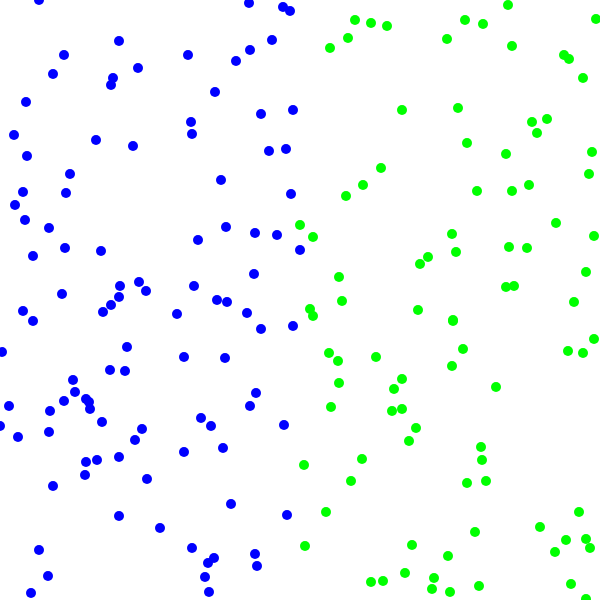
Frame 1 (no input)
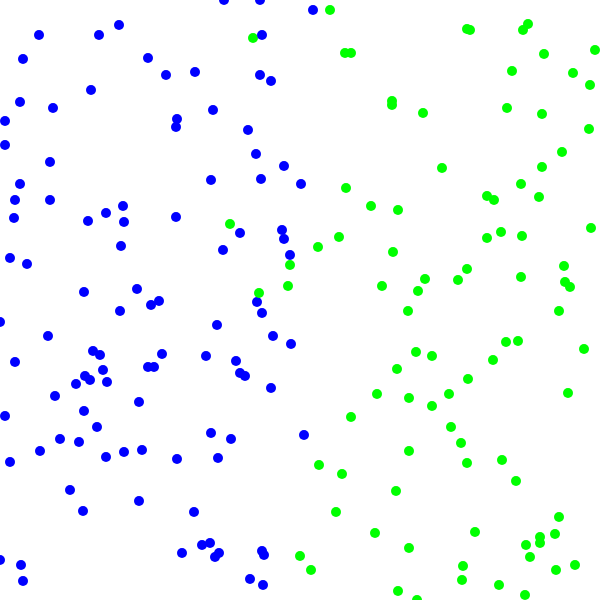
Frame 60 (no input)
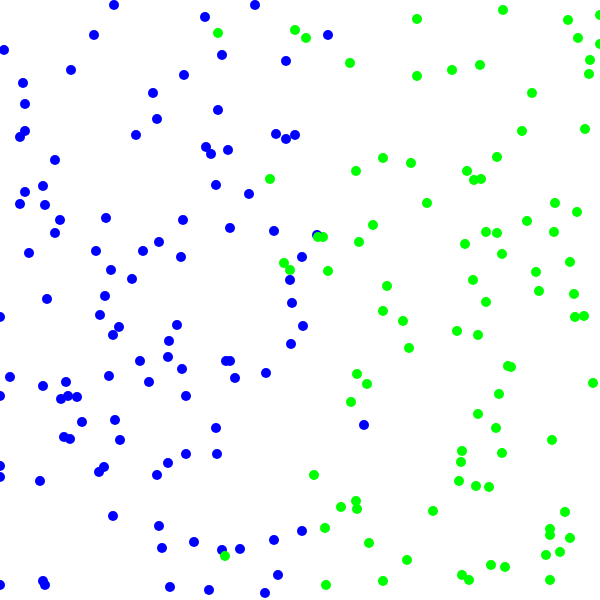
Frame 120 (the mouse pressed at the canvas centre since frame 60)

The p5.js sketch that drew these frames (run headless with seeded random() and noise() and a simulated clock; from frame 60 on, the mouse is pressed at the canvas centre):

// p5.js sketch
// ── sketch.js
const TOTAL_PARTICLES = 200
const WIDTH = 600
const SPEED = 5 
const colors = []

function setup() {
  createCanvas(WIDTH, WIDTH);
  colors.push(color(0, 0, 255))
  colors.push(color(0, 255, 0))
  
}

function getRandomInt (max) {
  return Math.floor(Math.random() * max)
}

function newParticle () {
  const type = getRandomInt(2)
  if (type==0) return [getRandomInt(WIDTH / 2),getRandomInt(WIDTH), type]
  return [WIDTH / 2 + getRandomInt(WIDTH / 2),getRandomInt(WIDTH), type]
}

const PARTICLES = Array.from({length: TOTAL_PARTICLES}, newParticle)

function drawParticle (particle) {
  fill(colors[particle[2]])
  noStroke()
  circle(particle[0], particle[1], 10)
}

function randomMove (position) {
  const random = SPEED * (getRandomInt(3) - 1)
  position += random
  return min(WIDTH, max(0, position))
}

function moveParticle (particle) {
  particle[0] = randomMove(particle[0]) 
  particle[1] = randomMove(particle[1])
}

function draw() {
  PARTICLES.forEach(moveParticle)
  
  background(color(255,255,255));
  PARTICLES.forEach(drawParticle)
}
